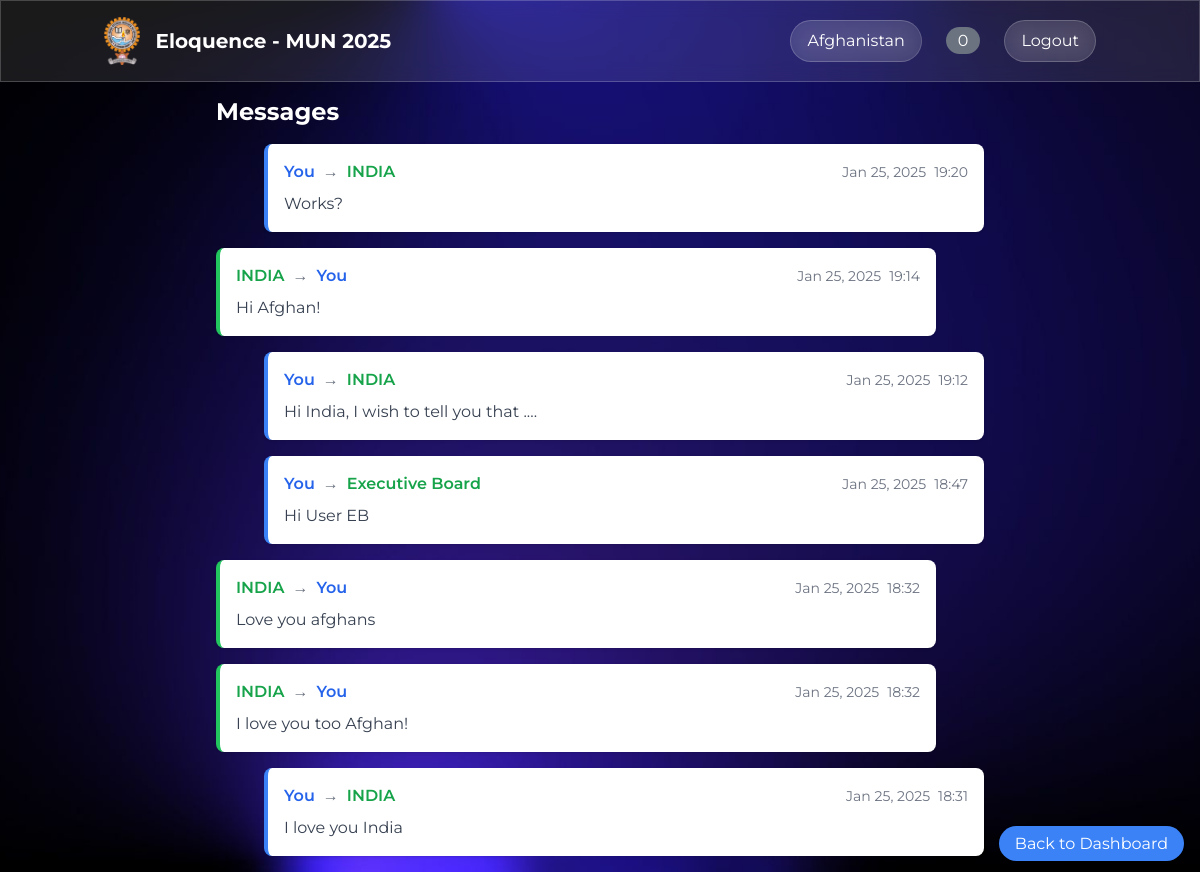
/messages/ (signed in), run on the app's committed database.
### core/models.py (models this page shows, shortened)
class User(AbstractUser):
    is_eb = models.BooleanField(default=False)
    country = models.CharField(max_length=100)
    flag = models.ImageField(upload_to='flags/', null=True, blank=True)
    last_activity = models.DateTimeField(default=timezone.now)
    groups = models.ManyToManyField(
        'auth.Group',
        related_name='custom_user_set',
        blank=True,
        verbose_name='groups',
        help_text='The groups this user belongs to.',
    )
    user_permissions = models.ManyToManyField(
        'auth.Permission',
        related_name='custom_user_set',
        blank=True,
        verbose_name='user permissions',
        help_text='Specific permissions for this user.',
    )
    def update_last_activity(self):
        self.last_activity = timezone.now()
        self.save()

class Message(models.Model):
    sender = models.ForeignKey(User, on_delete=models.CASCADE, related_name='sent_messages')
    receiver = models.ForeignKey(User, on_delete=models.CASCADE, related_name='received_messages')
    content = models.TextField()
    timestamp = models.DateTimeField(auto_now_add=True)
    is_read = models.BooleanField(default=False)
    class Meta:
        ordering = ['-timestamp']

### core/views.py (the view)
# urls.py: path('messages/', views.messages, name='messages'),
@login_required
def messages(request):
    user_messages = Message.objects.filter(
        Q(sender=request.user) | Q(receiver=request.user)
    ).order_by('-timestamp')
    Message.objects.filter(
        receiver=request.user,
        is_read=False
    ).update(is_read=True)
    return render(request, 'messages.html', {
        'messages': user_messages
    })

### core/context_processor.py (called while the page is built)
def year_processor(request):
    return {
        'current_year': datetime.now().year
    }

### templates/messages.html
{% extends 'base.html' %}
{% load static %}
{% block content %}
<div class="container mx-auto p-4">
    <div class="max-w-3xl mx-auto">
        <h2 class="text-2xl font-bold text-white mb-4">Messages</h2>
        <div class="space-y-4">
            {% for message in messages %}
                <div class="bg-white rounded-lg shadow p-4 {% if message.sender == request.user %}ml-12 border-l-4 border-blue-500{% else %}mr-12 border-l-4 border-green-500{% endif %}">
                    <div class="flex justify-between items-center mb-2">
                        <div class="flex items-center space-x-2">
                            {% if message.sender == request.user %}
                                <span class="text-blue-600 font-semibold">You</span>
                                <span class="text-gray-500">→</span>
                                <span class="text-green-600 font-semibold">
                                    {% if message.receiver.is_superuser %}
                                        Executive Board
                                    {% else %}
                                        {{ message.receiver.country }}
                                    {% endif %}
                                </span>
                            {% else %}
                                <span class="text-green-600 font-semibold">
                                    {% if message.sender.is_superuser %}
                                        Executive Board
                                    {% else %}
                                        {{ message.sender.country }}
                                    {% endif %}
                                </span>
                                <span class="text-gray-500">→</span>
                                <span class="text-blue-600 font-semibold">You</span>
                            {% endif %}
                        </div>
                        <div class="flex items-center space-x-2">
                            <span class="text-sm text-gray-500">
                                {{ message.timestamp|date:"M d, Y" }}
                            </span>
                            <span class="text-sm text-gray-500">
                                {{ message.timestamp|time:"H:i" }}
                            </span>
                        </div>
                    </div>
                    <p class="text-gray-700 whitespace-pre-wrap">{{ message.content }}</p>
                </div>
            {% empty %}
                <div class="text-center py-8 text-gray-500">
                    No messages yet.
                </div>
            {% endfor %}
        </div>
        <div class="fixed bottom-4 right-4">
            <a href="{% url 'dashboard' %}"
               class="bg-blue-500 text-white px-4 py-2 rounded-full shadow hover:bg-blue-600">
                Back to Dashboard
            </a>
        </div>
    </div>
</div>
{% endblock %}

### templates/base.html (shortened to what this page needs)
{% load static %}
<!DOCTYPE html>
<html>
<head>
    <script src="https://cdn.tailwindcss.com"></script>
</head>
<body class="min-h-screen">
    <nav class="glass-morphism text-white py-4 fixed w-full top-0 z-50">
        <div class="container mx-auto px-4 flex justify-between items-center">
            <div class="flex items-center space-x-4">
                <img src="{% static 'images/litclublogo.png' %}" alt="MUN Logo" class="h-12">
                {% if user.is_authenticated %}
                    <a href="{% url 'dashboard' %}" class="text-xl font-bold">Eloquence - MUN {{ current_year }}</a>
                {% else %}
                    <a href="{% url 'home' %}" class="text-xl font-bold">Eloquence - MUN {{ current_year }}</a>
                {% endif %}
            </div>
            {% if user.is_authenticated %}
                <div class="flex items-center space-x-6">
                    <span class="px-4 py-2 rounded-full glass-morphism">{{ user.country }}</span>
                    <a href="{% url 'messages' %}" class="relative group">
                        <span id="notification-count"
                              class="bg-red-500 rounded-full px-3 py-1 hover:bg-red-600 transition-colors">0</span>
                    </a>
                    <button onclick="showLogoutModal()"
                            class="px-4 py-2 rounded-full glass-morphism hover:bg-white/20 transition-colors">
                        Logout
                    </button>
                </div>
            {% endif %}
        </div>
    </nav>
    <div class="pt-20">
        {% block content %}
        {% endblock %}
    </div>
</body>
</html>

### data on the page
User: country "Afghanistan"
Message: receiver.country "INDIA", timestamp "Jan 25, 2025", timestamp "19:20", content "Works?"
Message: sender.country "INDIA", timestamp "Jan 25, 2025", timestamp "19:14", content "Hi Afghan!"
Message: receiver.country "INDIA", timestamp "Jan 25, 2025", timestamp "19:12", content "Hi India, I wish to tell you that ...."
Message: shows "You", shows "Executive Board", timestamp "Jan 25, 2025", timestamp "18:47", content "Hi User EB"
Message: sender.country "INDIA", timestamp "Jan 25, 2025", timestamp "18:32", content "Love you afghans"
Message: sender.country "INDIA", timestamp "Jan 25, 2025", timestamp "18:32", content "I love you too Afghan!"
Message: receiver.country "INDIA", timestamp "Jan 25, 2025", timestamp "18:31", content "I love you India"
